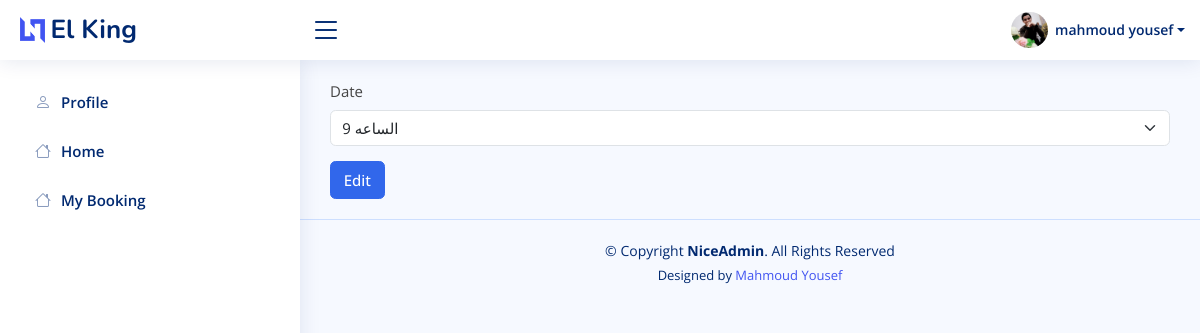
The page /edit_book/ (signed in) on the database as committed earlier.
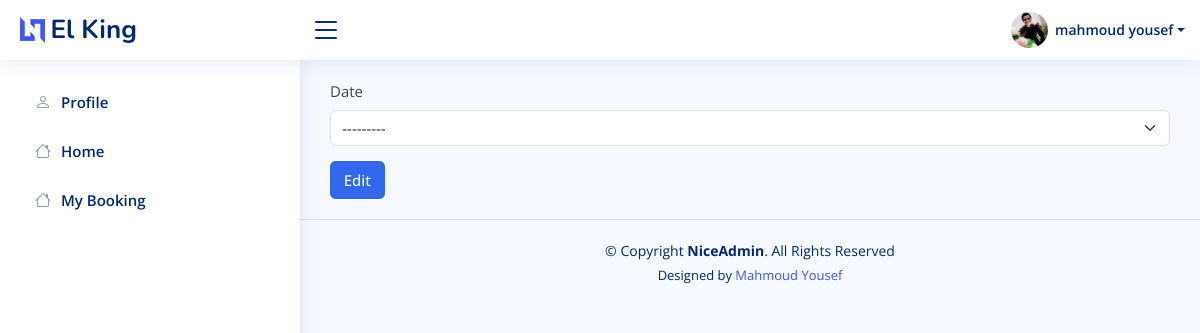
The same page on the database as committed later.
### accounts/models.py (models this page shows, shortened)
class Book(models.Model):
    user = models.ForeignKey(Account,  on_delete=models.CASCADE)
    day = models.ForeignKey(Day, related_name="book_property",  on_delete=models.CASCADE)
    date = models.IntegerField( choices=hours)
    created_at = models.DateTimeField(default=timezone.now)
    is_booked = models.BooleanField(default=True)

### project/views.py (the view)
# urls.py: path('edit_book/',views.edit_book,name='edit_book'),
def edit_book(request):
    book = Book.objects.filter(user=request.user).first()
    if request.method == "POST":
        form = Bookking(request.POST , instance=book)
        if form.is_valid():
            myform = form.save(commit=False)
            myform.user = request.user
            myform.save()
            messages.success(request, 'book updated successfully')
            return redirect(reverse('my_booking'))
    else:
        form = Bookking(instance=book)
    return render(request,'accounts/book_edit.html',{
        'form':form,
    })

### accounts/forms.py
class Bookking(forms.ModelForm):
    class Meta:
        model = Book
        fields = [ 'date' ]

### accounts/models.py (called while the page is built)
    def full_name(self):
        return f'{self.user.first_name} {self.user.last_name}'

### accounts/profile.py (called while the page is built)
def myprofile(request):
    current_user = request.user
    profile = None
    if  current_user.is_authenticated:
        profile = Profile.objects.get(user=current_user)
    return dict(profile=profile)

### accounts/templates/accounts/book_edit.html (shortened to what this page needs)
{% extends 'base.html' %}
{% load static %}
{% load django_bootstrap5 %}
{% block body %}
<main id="main" class="main">
    <section class="section">
        <form method="POST" enctype="multipart/form-data">
            {% bootstrap_form form %}
            {% bootstrap_button button_type="submit" content="Edit" %}
        </form>
    </section>
</main>
{% endblock body%}

Rows that differ between the two databases and show on the page:
removed Book: date "9 الساعه"
Other text that changed with them:
form field date: (not shown) → "---------"
